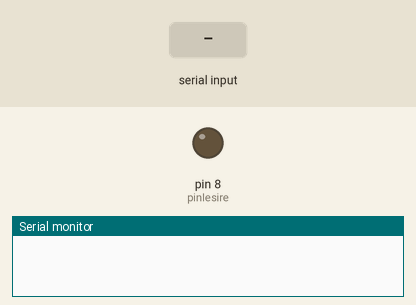
This sketch was run on a simulated Arduino Uno, built with avr-gcc and run on an emulated ATmega328P. On the bench: output pins drawn as LEDs (lit = HIGH), the last lines printed to the serial monitor. The inputs (shaded band) are chosen by the test bench.

Above: at 1.2 s.
1.3 s: "5\n" received over Serial
At 2.5 s:
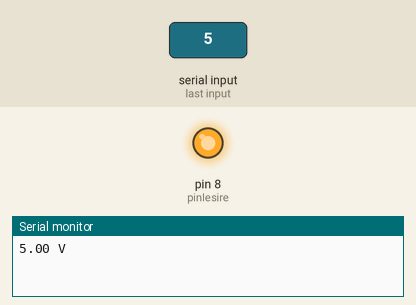
2.8 s: "0\n" received over Serial
At 3.6 s:
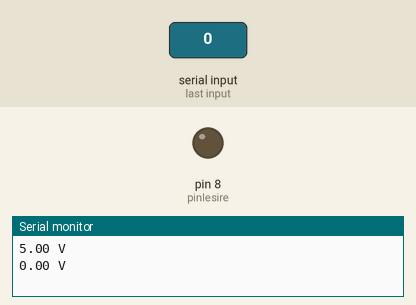
Timing chart, 0 to 5.8 s (numbered marks = the images above; inputs shaded):
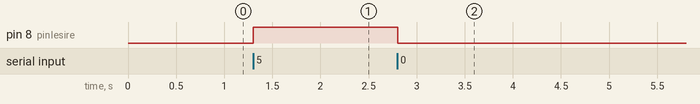

The sketch:

problema-5.ino
```cpp
const int pinIesire = 8;

unsigned long perioadaSemnal = 2000;
unsigned long timpHigh = 0;
unsigned long timpLow = perioadaSemnal;
unsigned long timpPrecedent = 0;

bool starePin = false;
float tensiuneDorita = 0.0;

void setup() {
  pinMode(pinIesire, OUTPUT);
  Serial.begin(9600);
 }

void loop() {
  if (Serial.available() > 0) {
    float valoarePrimita = Serial.parseFloat();

    while(Serial.available() > 0) Serial.read();

    if (valoarePrimita >= 0.0 && valoarePrimita <= 5.0) {
      tensiuneDorita = valoarePrimita;

      float dutyCycle = tensiuneDorita / 5.0;

      timpHigh = perioadaSemnal * dutyCycle;
      timpLow = perioadaSemnal - timpHigh;

       Serial.print(tensiuneDorita);
      Serial.println(" V");
    }
  }

  if (tensiuneDorita == 0.0) {
    digitalWrite(pinIesire, LOW);
  }
  else if (tensiuneDorita == 5.0) {
    digitalWrite(pinIesire, HIGH);
  }
  else {
    unsigned long timpCurent = micros();

    if (starePin == true) {
      if (timpCurent - timpPrecedent >= timpHigh) {
        starePin = false;
        digitalWrite(pinIesire, LOW);
        timpPrecedent = timpCurent;
      }
    } else {
      if (timpCurent - timpPrecedent >= timpLow) {
        starePin = true;
        digitalWrite(pinIesire, HIGH);
        timpPrecedent = timpCurent;
      }
    }
  }
}
```

Measured:
- after the input at 1.3 s, pin 8 (pinIesire): LOW → HIGH at once
- after the input at 2.8 s, pin 8 (pinIesire): HIGH → LOW at once
